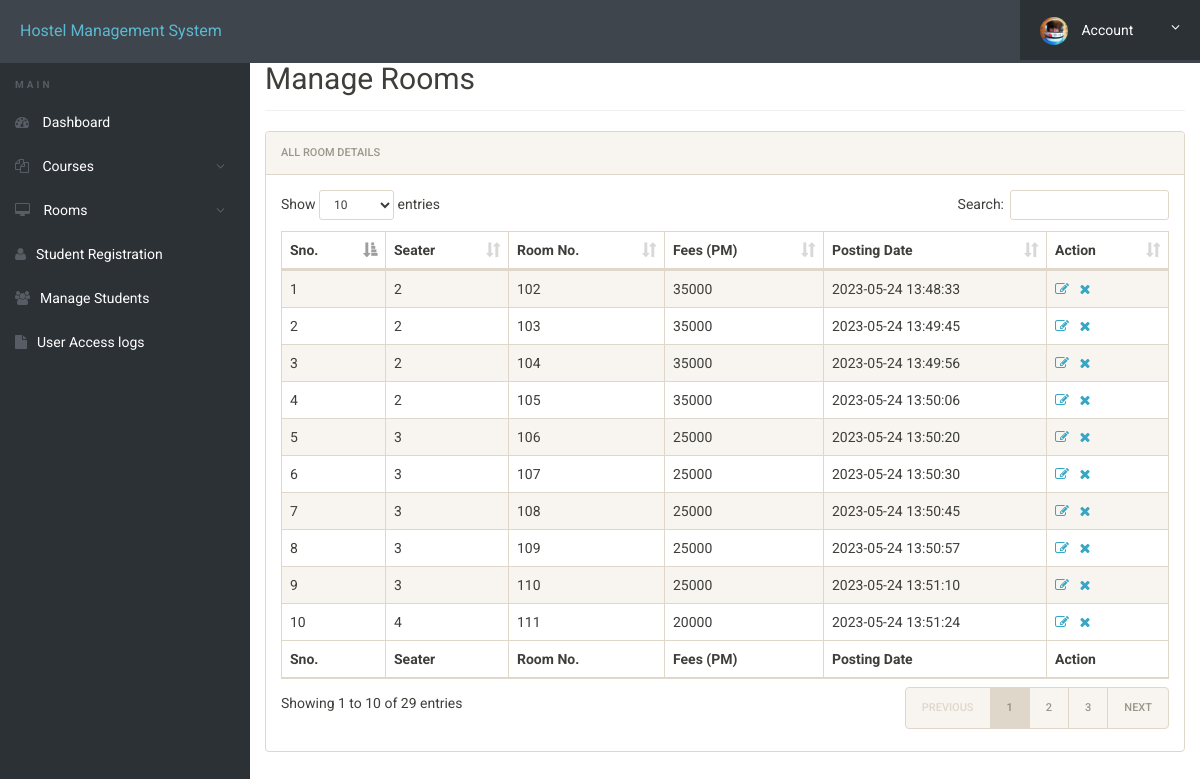
/admin/manage-rooms.php (signed in), run on the app's committed database.
### tables this page shows
CREATE TABLE `rooms` (
  `id` int(11) NOT NULL,
  `seater` int(11) DEFAULT NULL,
  `room_no` int(11) DEFAULT NULL,
  `fees` int(11) DEFAULT NULL,
  `posting_date` timestamp NULL DEFAULT current_timestamp()
);

### admin/manage-rooms.php (the view, shortened to what this page needs)
<?php
include('includes/config.php');
?>
<!doctype html>
<html lang="en" class="no-js">
<head>
	<link rel="stylesheet" href="css/font-awesome.min.css">
	<link rel="stylesheet" href="css/bootstrap.min.css">
	<link rel="stylesheet" href="css/dataTables.bootstrap.min.css">
	<link rel="stylesheet" href="css/bootstrap-social.css">
	<link rel="stylesheet" href="css/bootstrap-select.css">
	<link rel="stylesheet" href="css/fileinput.min.css">
	<link rel="stylesheet" href="css/awesome-bootstrap-checkbox.css">
	<link rel="stylesheet" href="css/style.css">
</head>
<body>
	<?php include('includes/header.php');?>
	<div class="ts-main-content">
			<?php include('includes/sidebar.php');?>
		<div class="content-wrapper">
			<div class="container-fluid">
				<div class="row">
					<div class="col-md-12">
						<h2 class="page-title" style="margin-top: 4%">Manage Rooms</h2>
						<div class="panel panel-default">
							<div class="panel-heading">All Room Details</div>
							<div class="panel-body">
								<table id="zctb" class="display table table-striped table-bordered table-hover" cellspacing="0" width="100%">
									<thead>
										<tr>
											<th>Sno.</th>
											<th>Seater</th>
											<th>Room No.</th>
											<th>Fees (PM) </th>
											<th>Posting Date  </th>
											<th>Action</th>
										</tr>
									</thead>
									<tfoot>
										<tr>
											<th>Sno.</th>
											<th>Seater</th>
											<th>Room No.</th>
											<th>Fees (PM) </th>
											<th>Posting Date  </th>
											<th>Action</th>
										</tr>
									</tfoot>
									<tbody>
<?php
$ret="select * from rooms";
$stmt= $mysqli->prepare($ret) ;
$stmt->execute() ;
$res=$stmt->get_result();
$cnt=1;
while($row=$res->fetch_object())
	  {
	  	?>
<tr><td><?php echo $cnt;;?></td>
<td><?php echo $row->seater;?></td>
<td><?php echo $row->room_no;?></td>
<td><?php echo $row->fees;?></td>
<td><?php echo $row->posting_date;?></td>
<td><a href="edit-room.php?id=<?php echo $row->id;?>"><i class="fa fa-edit"></i></a>&nbsp;&nbsp;
<a href="manage-rooms.php?del=<?php echo $row->id;?>" onclick="return confirm("Do you want to delete");"><i class="fa fa-close"></i></a></td>
										</tr>
									<?php
$cnt=$cnt+1;
									 } ?>
									</tbody>
								</table>
							</div>
						</div>
					</div>
				</div>
			</div>
		</div>
	</div>
</body>
</html>

### admin/css/style.css (style rules this page uses)
html { font-size: 14px; }
@media only screen and (min-width: 480px) { html { font-size: 17px; } }
@media only screen and (min-width: 768px) { html { font-size: 14px; } }
body { font-size: 1em; }
a { color: #37a6c4; }
.panel { overflow: hidden; }
.page-title { padding-bottom: 15px; margin-bottom: 20px; border-bottom: 1px solid #f0f0f0; }
.ts-main-content .content-wrapper { padding-top: 15px; margin-top: 10px; }
@media only screen and (min-width: 992px) { .ts-main-content .content-wrapper { margin-left: 250px; } }

### data on the page
rooms: seater "2", room_no "102", fees "35000", posting_date "2023-05-24 13:48:33"
rooms: seater "2", room_no "103", fees "35000", posting_date "2023-05-24 13:49:45"
rooms: seater "2", room_no "104", fees "35000", posting_date "2023-05-24 13:49:56"
rooms: seater "2", room_no "105", fees "35000", posting_date "2023-05-24 13:50:06"
rooms: seater "3", room_no "106", fees "25000", posting_date "2023-05-24 13:50:20"
rooms: seater "3", room_no "107", fees "25000", posting_date "2023-05-24 13:50:30"
rooms: seater "3", room_no "108", fees "25000", posting_date "2023-05-24 13:50:45"
rooms: seater "3", room_no "109", fees "25000", posting_date "2023-05-24 13:50:57"
rooms: seater "3", room_no "110", fees "25000", posting_date "2023-05-24 13:51:10"
rooms: seater "4", room_no "111", fees "20000", posting_date "2023-05-24 13:51:24"
